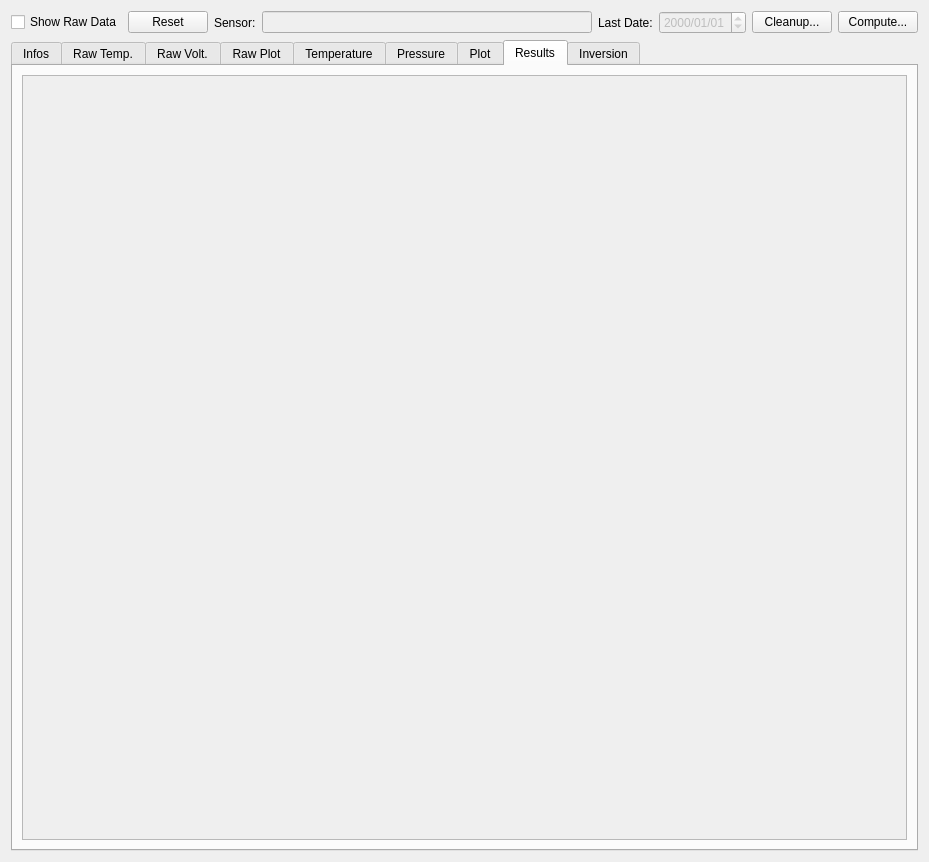
<?xml version="1.0" encoding="UTF-8"?>
<ui version="4.0">
 <class>dataPointViewer</class>
 <widget class="QWidget" name="dataPointViewer">
  <property name="geometry">
   <rect>
    <x>0</x>
    <y>0</y>
    <width>929</width>
    <height>862</height>
   </rect>
  </property>
  <property name="windowTitle">
   <string>Data Point Viewer</string>
  </property>
  <layout class="QVBoxLayout" name="verticalLayout">
   <item>
    <layout class="QHBoxLayout" name="horizontalLayout">
     <item>
      <widget class="QCheckBox" name="checkShowRaw">
       <property name="text">
        <string>Show Raw Data</string>
       </property>
       <property name="checked">
        <bool>false</bool>
       </property>
      </widget>
     </item>
     <item>
      <widget class="QPushButton" name="butReset">
       <property name="text">
        <string>Reset</string>
       </property>
      </widget>
     </item>
     <item>
      <widget class="QLabel" name="label">
       <property name="text">
        <string>Sensor:</string>
       </property>
      </widget>
     </item>
     <item>
      <widget class="QLineEdit" name="editSensor">
       <property name="enabled">
        <bool>false</bool>
       </property>
       <property name="readOnly">
        <bool>false</bool>
       </property>
      </widget>
     </item>
     <item>
      <widget class="QLabel" name="label_2">
       <property name="text">
        <string>Last Date:</string>
       </property>
      </widget>
     </item>
     <item>
      <widget class="QDateEdit" name="editDate">
       <property name="enabled">
        <bool>false</bool>
       </property>
       <property name="displayFormat">
        <string>yyyy/MM/dd</string>
       </property>
      </widget>
     </item>
     <item>
      <widget class="QPushButton" name="butCleanup">
       <property name="text">
        <string>Cleanup...</string>
       </property>
      </widget>
     </item>
     <item>
      <widget class="QPushButton" name="butCompute">
       <property name="text">
        <string>Compute...</string>
       </property>
      </widget>
     </item>
    </layout>
   </item>
   <item>
    <widget class="QTabWidget" name="tabDataPoint">
     <property name="currentIndex">
      <number>7</number>
     </property>
     <widget class="QWidget" name="tabInfos">
      <attribute name="title">
       <string>Infos</string>
      </attribute>
      <layout class="QVBoxLayout" name="verticalLayout_9" stretch="1,3">
       <item>
        <layout class="QHBoxLayout" name="horizontalLayout_2">
         <item>
          <widget class="QGroupBox" name="boxNotice">
           <property name="title">
            <string>Notice:</string>
           </property>
           <layout class="QVBoxLayout" name="verticalLayout_7">
            <item>
             <widget class="QPlainTextEdit" name="textNotice">
              <property name="enabled">
               <bool>true</bool>
              </property>
              <property name="readOnly">
               <bool>true</bool>
              </property>
             </widget>
            </item>
           </layout>
          </widget>
         </item>
         <item>
          <widget class="QGroupBox" name="boxGeom">
           <property name="title">
            <string>Geometry:</string>
           </property>
           <layout class="QVBoxLayout" name="verticalLayout_3">
            <item>
             <widget class="QPlainTextEdit" name="textGeometry">
              <property name="enabled">
               <bool>true</bool>
              </property>
              <property name="readOnly">
               <bool>true</bool>
              </property>
             </widget>
            </item>
           </layout>
          </widget>
         </item>
        </layout>
       </item>
       <item>
        <widget class="QGroupBox" name="boxInstall">
         <property name="title">
          <string>Installation:</string>
         </property>
         <layout class="QVBoxLayout" name="verticalLayout_8">
          <item>
           <widget class="QScrollArea" name="scrollAreaInstall">
            <property name="widgetResizable">
             <bool>true</bool>
            </property>
            <widget class="QWidget" name="widgetInstall">
             <property name="geometry">
              <rect>
               <x>0</x>
               <y>0</y>
               <width>861</width>
               <height>526</height>
              </rect>
             </property>
             <layout class="QVBoxLayout" name="verticalLayout_10">
              <item>
               <widget class="QLabel" name="labelInstall">
                <property name="text">
                 <string>Installation PNG Image</string>
                </property>
                <property name="alignment">
                 <set>Qt::AlignCenter</set>
                </property>
               </widget>
              </item>
             </layout>
            </widget>
           </widget>
          </item>
         </layout>
        </widget>
       </item>
      </layout>
     </widget>
     <widget class="QWidget" name="tabTableRawTemp">
      <attribute name="title">
       <string>Raw Temp.</string>
      </attribute>
      <layout class="QVBoxLayout" name="verticalLayout_2">
       <item>
        <widget class="QTableView" name="tableViewRawTemp">
         <attribute name="verticalHeaderVisible">
          <bool>false</bool>
         </attribute>
        </widget>
       </item>
      </layout>
     </widget>
     <widget class="QWidget" name="tabTableRawPress">
      <attribute name="title">
       <string>Raw Volt.</string>
      </attribute>
      <layout class="QVBoxLayout" name="verticalLayout_5">
       <item>
        <widget class="QTableView" name="tableViewRawPress">
         <attribute name="verticalHeaderVisible">
          <bool>false</bool>
         </attribute>
        </widget>
       </item>
      </layout>
     </widget>
     <widget class="QWidget" name="tabPlotRaw">
      <attribute name="title">
       <string>Raw Plot</string>
      </attribute>
      <layout class="QVBoxLayout" name="verticalLayout_13">
       <item>
        <widget class="QScrollArea" name="scrollAreaPlotRaw">
         <property name="widgetResizable">
          <bool>true</bool>
         </property>
         <widget class="QWidget" name="widgetPlotRaw">
          <property name="geometry">
           <rect>
            <x>0</x>
            <y>0</y>
            <width>887</width>
            <height>756</height>
           </rect>
          </property>
          <layout class="QVBoxLayout" name="layoutPlotRaw"/>
         </widget>
        </widget>
       </item>
      </layout>
     </widget>
     <widget class="QWidget" name="tabTemp">
      <attribute name="title">
       <string>Temperature</string>
      </attribute>
      <layout class="QVBoxLayout" name="verticalLayout_4">
       <item>
        <widget class="QTableView" name="tableViewTemp">
         <attribute name="verticalHeaderVisible">
          <bool>false</bool>
         </attribute>
        </widget>
       </item>
      </layout>
     </widget>
     <widget class="QWidget" name="tabPress">
      <attribute name="title">
       <string>Pressure</string>
      </attribute>
      <layout class="QVBoxLayout" name="verticalLayout_6">
       <item>
        <widget class="QTableView" name="tableViewPress">
         <attribute name="verticalHeaderVisible">
          <bool>false</bool>
         </attribute>
        </widget>
       </item>
      </layout>
     </widget>
     <widget class="QWidget" name="tabPlot">
      <attribute name="title">
       <string>Plot</string>
      </attribute>
      <layout class="QVBoxLayout" name="verticalLayout_12">
       <item>
        <widget class="QScrollArea" name="scrollAreaPlot">
         <widget class="QWidget" name="widgetPlot">
          <property name="geometry">
           <rect>
            <x>0</x>
            <y>0</y>
            <width>861</width>
            <height>600</height>
           </rect>
          </property>
          <layout class="QVBoxLayout" name="verticalLayout_16">
           <property name="spacing">
            <number>0</number>
           </property>
           <property name="leftMargin">
            <number>0</number>
           </property>
           <property name="topMargin">
            <number>0</number>
           </property>
           <property name="rightMargin">
            <number>0</number>
           </property>
           <property name="bottomMargin">
            <number>0</number>
           </property>
           <item>
            <widget class="QWidget" name="widgetPlotTemp" native="true">
             <property name="minimumSize">
              <size>
               <width>0</width>
               <height>300</height>
              </size>
             </property>
             <layout class="QVBoxLayout" name="layoutPlotTemp">
              <property name="leftMargin">
               <number>3</number>
              </property>
              <property name="topMargin">
               <number>3</number>
              </property>
              <property name="rightMargin">
               <number>3</number>
              </property>
              <property name="bottomMargin">
               <number>3</number>
              </property>
             </layout>
            </widget>
           </item>
           <item>
            <widget class="QWidget" name="widgetPlotPress" native="true">
             <property name="minimumSize">
              <size>
               <width>0</width>
               <height>300</height>
              </size>
             </property>
             <layout class="QVBoxLayout" name="layoutPlotPress">
              <property name="leftMargin">
               <number>3</number>
              </property>
              <property name="topMargin">
               <number>3</number>
              </property>
              <property name="rightMargin">
               <number>3</number>
              </property>
              <property name="bottomMargin">
               <number>3</number>
              </property>
             </layout>
            </widget>
           </item>
          </layout>
         </widget>
        </widget>
       </item>
      </layout>
     </widget>
     <widget class="QWidget" name="tabResults">
      <attribute name="title">
       <string>Results</string>
      </attribute>
      <layout class="QVBoxLayout" name="verticalLayout_11" stretch="0">
       <item>
        <widget class="QScrollArea" name="scrollArea">
         <property name="widgetResizable">
          <bool>true</bool>
         </property>
         <widget class="QWidget" name="scrollAreaWidgetContents">
          <property name="geometry">
           <rect>
            <x>0</x>
            <y>0</y>
            <width>887</width>
            <height>756</height>
           </rect>
          </property>
          <layout class="QVBoxLayout" name="verticalLayout_14">
           <property name="spacing">
            <number>0</number>
           </property>
           <property name="leftMargin">
            <number>0</number>
           </property>
           <property name="topMargin">
            <number>0</number>
           </property>
           <property name="rightMargin">
            <number>0</number>
           </property>
           <property name="bottomMargin">
            <number>0</number>
           </property>
           <item>
            <widget class="QWidget" name="widgetResTemp" native="true">
             <property name="minimumSize">
              <size>
               <width>0</width>
               <height>300</height>
              </size>
             </property>
             <layout class="QVBoxLayout" name="layoutResTemp"/>
            </widget>
           </item>
           <item>
            <widget class="QWidget" name="widgetResProf" native="true">
             <property name="minimumSize">
              <size>
               <width>0</width>
               <height>300</height>
              </size>
             </property>
             <layout class="QVBoxLayout" name="layoutResProf"/>
            </widget>
           </item>
          </layout>
         </widget>
        </widget>
       </item>
      </layout>
     </widget>
     <widget class="QWidget" name="tabInversion">
      <attribute name="title">
       <string>Inversion</string>
      </attribute>
      <layout class="QVBoxLayout" name="layoutInversion"/>
     </widget>
    </widget>
   </item>
  </layout>
 </widget>
 <resources/>
 <connections/>
</ui>
